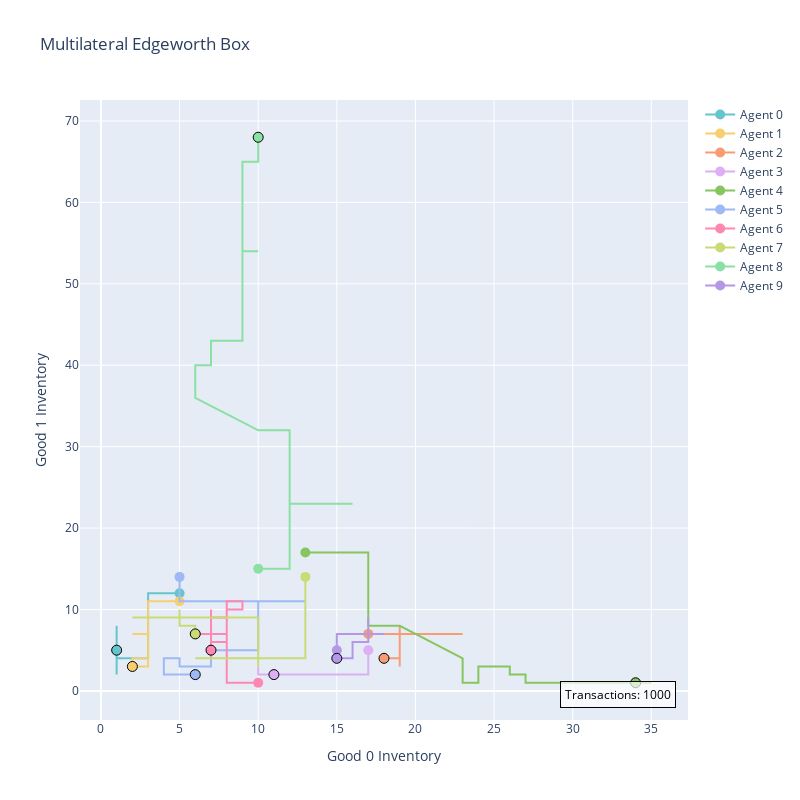

Notebook code cell kept with this figure:
### Markdown cell above
Increase the number of agents. Also, use a network to determine trading partners.

### Code cell
# Regenerate agents so as to refresh inventory
market.generate_agents(10, 20, 20, False)
market.generate_network(size=3)
market.clear_transactions()
market.execute_exchange(
    trading_days=2,
    strategic_error = 0.1, 
    trade_within_network=True,
    plot_type="edgeworth_plus",
    )

### Figure 1 — Plotly figure (JSON) as saved in the notebook; plotly's stock layout.template omitted (floating-point values rounded to 4 significant figures; data arrays with more than 128 entries replaced by an {"elided": "..."} marker saying what was removed)
{"data": [{"line": {"color": "rgb(102, 197, 204)"}, "marker": {"color": {"elided": "1000 str values"}, "line": {"color": {"elided": "1000 str values"}, "width": 1}, "size": 10}, "mode": "lines+markers", "name": "Agent 0", "type": "scatter", "x": {"elided": "1000 int values"}, "y": {"elided": "1000 int values"}}, {"line": {"color": "rgb(246, 207, 113)"}, "marker": {"color": {"elided": "1000 str values"}, "line": {"color": {"elided": "1000 str values"}, "width": 1}, "size": 10}, "mode": "lines+markers", "name": "Agent 1", "type": "scatter", "x": {"elided": "1000 int values"}, "y": {"elided": "1000 int values"}}, {"line": {"color": "rgb(248, 156, 116)"}, "marker": {"color": {"elided": "1000 str values"}, "line": {"color": {"elided": "1000 str values"}, "width": 1}, "size": 10}, "mode": "lines+markers", "name": "Agent 2", "type": "scatter", "x": {"elided": "1000 int values"}, "y": {"elided": "1000 int values"}}, {"line": {"color": "rgb(220, 176, 242)"}, "marker": {"color": {"elided": "1000 str values"}, "line": {"color": {"elided": "1000 str values"}, "width": 1}, "size": 10}, "mode": "lines+markers", "name": "Agent 3", "type": "scatter", "x": {"elided": "1000 int values"}, "y": {"elided": "1000 int values"}}, {"line": {"color": "rgb(135, 197, 95)"}, "marker": {"color": {"elided": "1000 str values"}, "line": {"color": {"elided": "1000 str values"}, "width": 1}, "size": 10}, "mode": "lines+markers", "name": "Agent 4", "type": "scatter", "x": {"elided": "1000 int values"}, "y": {"elided": "1000 int values"}}, {"line": {"color": "rgb(158, 185, 243)"}, "marker": {"color": {"elided": "1000 str values"}, "line": {"color": {"elided": "1000 str values"}, "width": 1}, "size": 10}, "mode": "lines+markers", "name": "Agent 5", "type": "scatter", "x": {"elided": "1000 int values"}, "y": {"elided": "1000 int values"}}, {"line": {"color": "rgb(254, 136, 177)"}, "marker": {"color": {"elided": "1000 str values"}, "line": {"color": {"elided": "1000 str values"}, "width": 1}, "size": 10}, "mode": "lines+markers", "name": "Agent 6", "type": "scatter", "x": {"elided": "1000 int values"}, "y": {"elided": "1000 int values"}}, {"line": {"color": "rgb(201, 219, 116)"}, "marker": {"color": {"elided": "1000 str values"}, "line": {"color": {"elided": "1000 str values"}, "width": 1}, "size": 10}, "mode": "lines+markers", "name": "Agent 7", "type": "scatter", "x": {"elided": "1000 int values"}, "y": {"elided": "1000 int values"}}, {"line": {"color": "rgb(139, 224, 164)"}, "marker": {"color": {"elided": "1000 str values"}, "line": {"color": {"elided": "1000 str values"}, "width": 1}, "size": 10}, "mode": "lines+markers", "name": "Agent 8", "type": "scatter", "x": {"elided": "1000 int values"}, "y": {"elided": "1000 int values"}}, {"line": {"color": "rgb(180, 151, 231)"}, "marker": {"color": {"elided": "1000 str values"}, "line": {"color": {"elided": "1000 str values"}, "width": 1}, "size": 10}, "mode": "lines+markers", "name": "Agent 9", "type": "scatter", "x": {"elided": "1000 int values"}, "y": {"elided": "1000 int values"}}], "layout": {"annotations": [{"bgcolor": "rgba(255, 255, 255, 0.7)", "bordercolor": "black", "borderpad": 4, "borderwidth": 1, "font": {"color": "black", "size": 12}, "showarrow": false, "text": "Transactions: 1000", "x": 0.98, "xref": "paper", "y": 0.02, "yref": "paper"}], "height": 800, "hovermode": "closest", "title": {"text": "Multilateral Edgeworth Box"}, "width": 800, "xaxis": {"title": {"text": "Good 0 Inventory"}}, "yaxis": {"title": {"text": "Good 1 Inventory"}}}}
